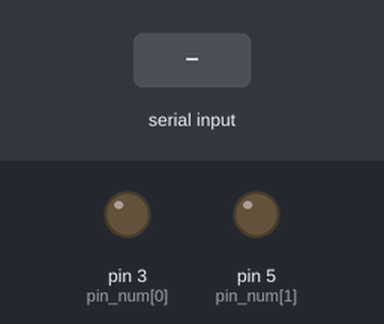
This sketch was run on a simulated Arduino Uno, built with avr-gcc and run on an emulated ATmega328P. On the bench: output pins drawn as LEDs (lit = HIGH). The inputs (shaded band) are chosen by the test bench.

Above: at 1.2 s.
1.3 s: byte 30 received over Serial
At 2.4 s:
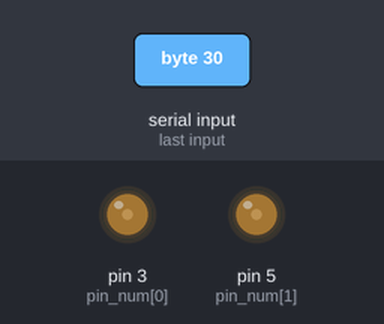
2.8 s: byte 90 received over Serial
At 3.5 s:
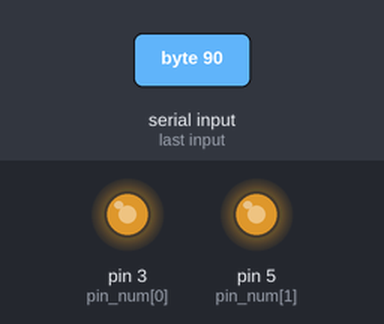
4.3 s: byte 120 received over Serial
At 4.7 s:
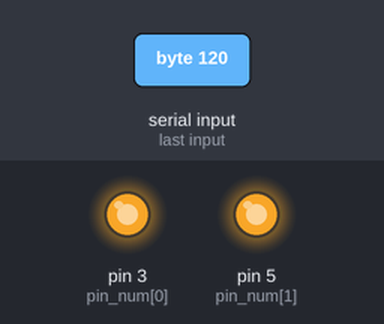
Timing chart, 0 to 7.3 s (numbered marks = the images above; inputs shaded):
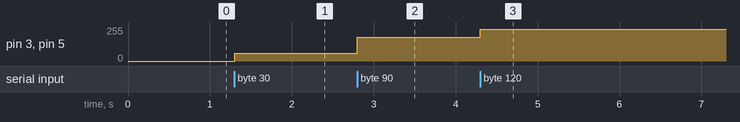

Measured:
- after the input at 1.3 s, pin 3 (pin_num[0]), pin 5 (pin_num[1]): 0/255 → 60/255 at once
- after the input at 2.8 s, pin 3 (pin_num[0]), pin 5 (pin_num[1]): 60/255 → 180/255 at once
- after the input at 4.3 s, pin 3 (pin_num[0]), pin 5 (pin_num[1]): 180/255 → 240/255 at once

The sketch:

vibration.ino
```cpp
#define PIN_CNT 2

const int pin_num[2] = {3, 5};

void set_vibration_motor() {
  for (int i = 0; i < PIN_CNT; i++) {
    pinMode(pin_num[i], OUTPUT);
  }
}

void set_serial_communication() {
  Serial.begin(9600);
}

void execute_vibration_motor(int brightness) {
  int vibration;

  vibration = brightness * 2 > 255 ? 255 : brightness * 2;
  for (int i = 0; i < PIN_CNT; i++) {
    analogWrite(pin_num[i], vibration);
  }
}

void setup() {
  set_vibration_motor();
  set_serial_communication();
}

void loop() {
  static int brightness;

  if (Serial.available() > 0) {
    brightness = Serial.read();
    execute_vibration_motor(brightness);
  }
}
```
